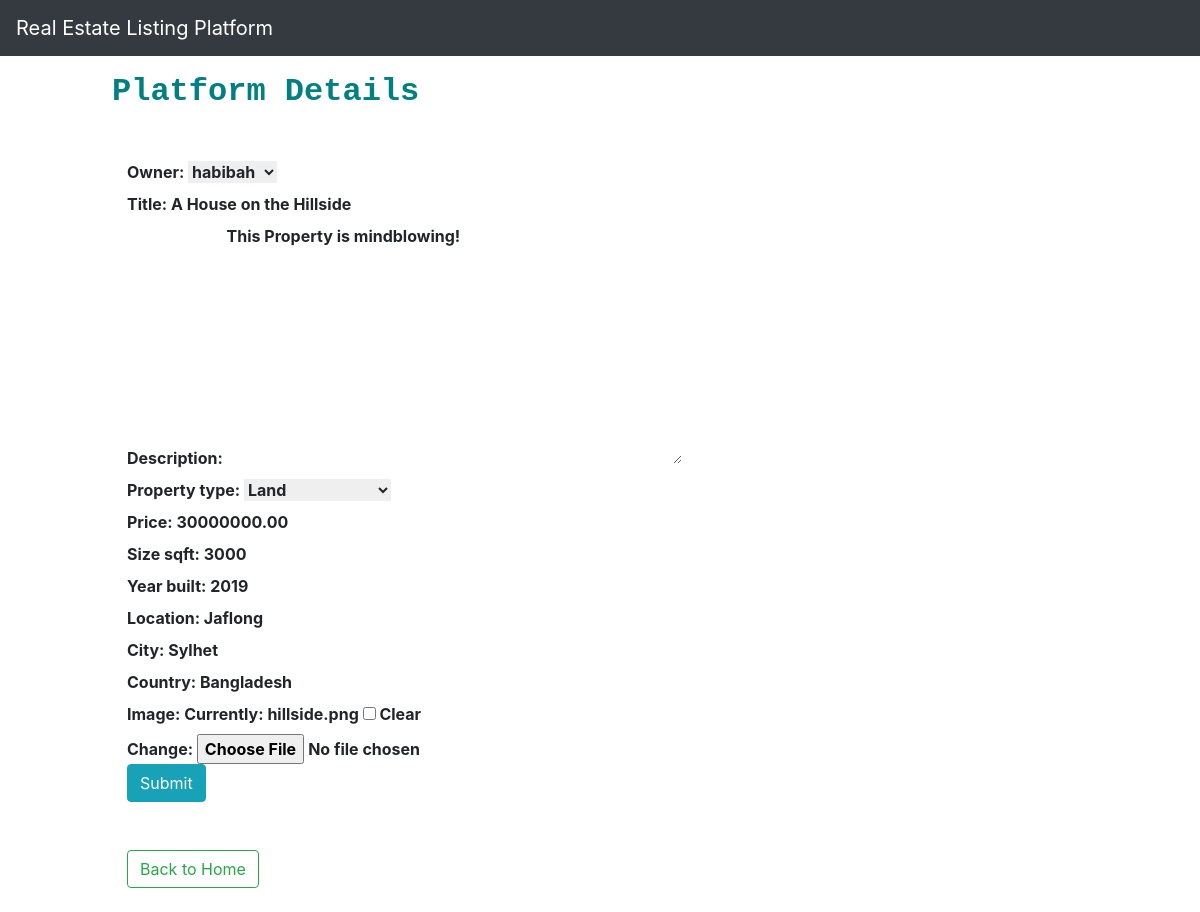
Page /platforms/update-platform/9 on the committed database.
### platforms/models.py (models this page shows, shortened)
class Platform(models.Model):
    property_type_choices = [
        ('Residential', 'Residential'),
        ('Commercial', 'Commercial'),
        ('Land', 'Land'),
        ('Industrial', 'Industrial'),
        ('Special Purpose', 'Special Purpose')
    ]
    owner = models.ForeignKey(User, on_delete=models.CASCADE, default=1)
    title = models.CharField(max_length=100)
    description = models.TextField(default="This Property is mindblowing!")
    property_type = models.CharField(max_length=20, choices=property_type_choices)
    price = models.DecimalField(max_digits=10, decimal_places=2)
    size_sqft = models.PositiveIntegerField()
    year_built = models.PositiveIntegerField()
    location = models.CharField(max_length=100)
    city = models.CharField(max_length=50)
    country = models.CharField(max_length=50)
    listed_date = models.DateField(auto_now_add=True)
    image = models.ImageField(default='houses.png', blank=True)

### platforms/views.py (the view)
# urls.py: path('update-platform/<int:p_id>', views.update_platform, name='update-platform'),
def update_platform(request, p_id):
    p = Platform.objects.get(pk=p_id)
    if request.method == "GET":
        form = forms.PlatformForm(request.GET or None, instance=p)
        if form.is_valid():
            form.save()
            return redirect("home")
    else:
        form = forms.PlatformForm(instance=p)
    return render(request, 'forms.html', {
        "form": form
    })

### platforms/forms.py
class PlatformForm(forms.ModelForm):
    class Meta:
        model = Platform
        fields = '__all__'

### templates/forms.html (shortened to what this page needs)
<!DOCTYPE html>
<html lang="en">
{% extends "home.html" %}
{% block content %}
<head>
</head>
<body>
<b>
 <h1 class="text-4xl text-gray-900"  style="color:Teal; font-family:courier; font-size:200%;">Platform Details</h1></b>
<div class="container mt-4">
<form method = "GET" enctype="multipart/form-data">
<br>
    <b>
    {{ form.as_p }}</b>
    <button type = "submit" value = "OK" class="btn btn-info"> Submit</button>
</form>
    <br>
    <br>
 <a href="{% url 'home' %}" class= " btn btn-outline-success" >Back to Home</a>
{% endblock %}

### rows in the picture
Platform: owner "habibah", title "A House on the Hillside", description "This Property is mindblowing!", property_type "Land", price "30000000.00", size_sqft "3000", year_built "2019", location "Jaflong", city "Sylhet", country "Bangladesh"
